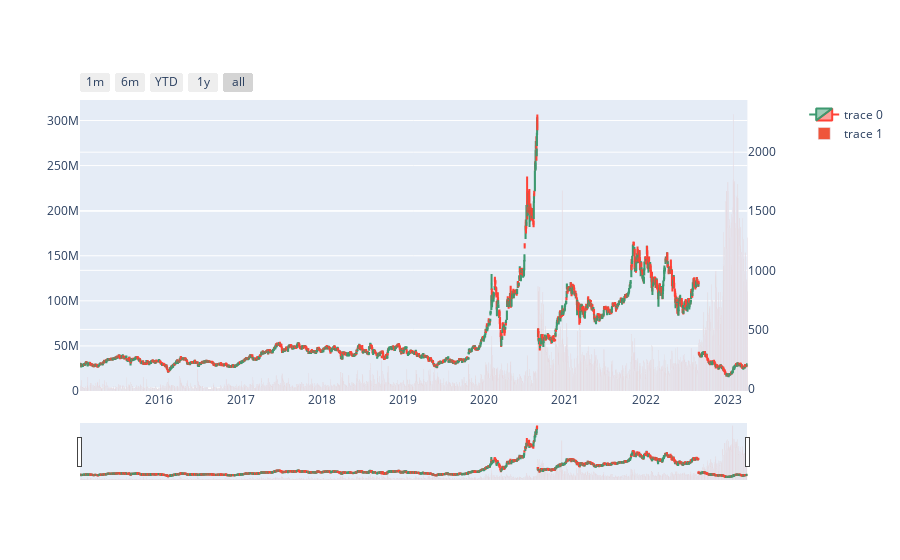

Notebook source saved alongside this figure:
### Code cell
#candle-Stick Chart
cs_df = f_data
cs_df = cs_df.reset_index()

figure = make_subplots(specs=[[{"secondary_y": True}]] )
figure.add_trace(go.Candlestick(
    x=cs_df['date'],
    open=cs_df['Open'],
    high=cs_df['High'],
    low=cs_df['Low'],
    close=cs_df['Close']), 
    secondary_y= True)

# Add range slider
figure.update_layout(
    xaxis=dict(
        rangeselector=dict(
            buttons=list([
                dict(count=1,
                     label="1m",
                     step="month",
                     stepmode="backward"),
                dict(count=6,
                     label="6m",
                     step="month",
                     stepmode="backward"),
                dict(count=1,
                     label="YTD",
                     step="year",
                     stepmode="todate"),
                dict(count=1,
                     label="1y",
                     step="year",
                     stepmode="backward"),
                dict(step="all")
            ])
        ),
        rangeslider=dict(
            visible=True
        ),
        type="date"
    )
)

figure.add_trace(go.Bar(x = cs_df["date"], y = cs_df["Volume"]), secondary_y= False)
figure.show()

### Figure 1 — Plotly figure (JSON) as saved in the notebook; plotly's stock layout.template omitted (floating-point values rounded to 4 significant figures; data arrays with more than 128 entries replaced by an {"elided": "..."} marker saying what was removed)
{"data": [{"close": {"elided": "2071 float values"}, "high": {"elided": "2071 float values"}, "low": {"elided": "2071 float values"}, "open": {"elided": "2071 float values"}, "type": "candlestick", "x": {"elided": "2071 str values"}, "xaxis": "x", "yaxis": "y2"}, {"type": "bar", "x": {"elided": "2071 str values"}, "xaxis": "x", "y": {"elided": "2071 int values"}, "yaxis": "y"}], "layout": {"xaxis": {"anchor": "y", "domain": [0, 0.94], "rangeselector": {"buttons": [{"count": 1, "label": "1m", "step": "month", "stepmode": "backward"}, {"count": 6, "label": "6m", "step": "month", "stepmode": "backward"}, {"count": 1, "label": "YTD", "step": "year", "stepmode": "todate"}, {"count": 1, "label": "1y", "step": "year", "stepmode": "backward"}, {"step": "all"}]}, "rangeslider": {"visible": true}, "type": "date"}, "yaxis": {"anchor": "x", "domain": [0, 1]}, "yaxis2": {"anchor": "x", "overlaying": "y", "side": "right"}}}
